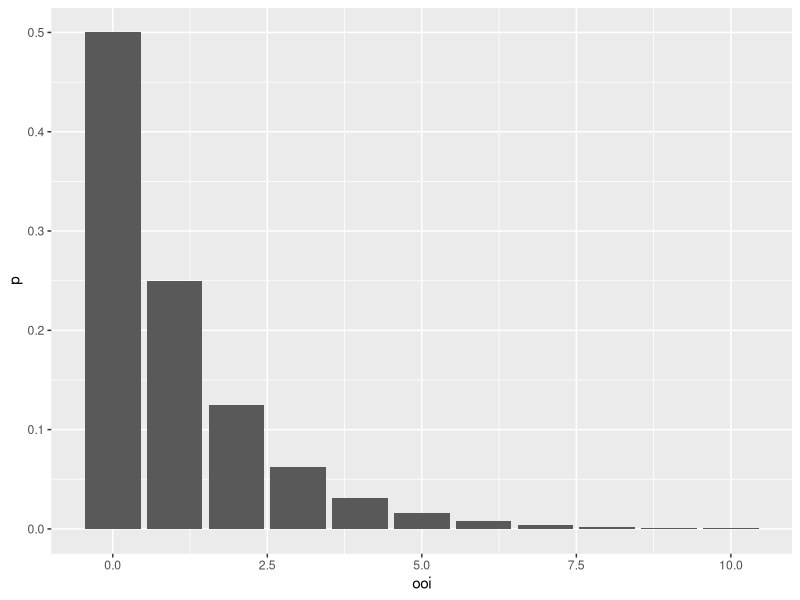
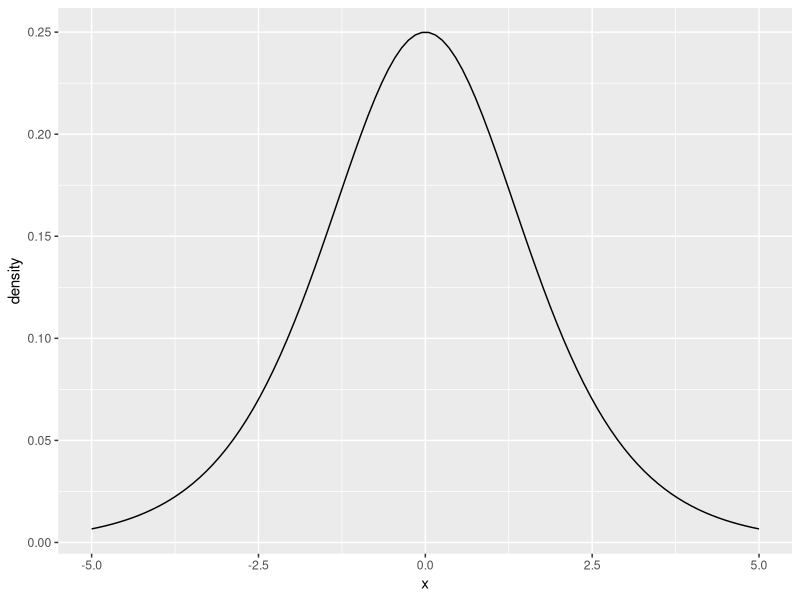
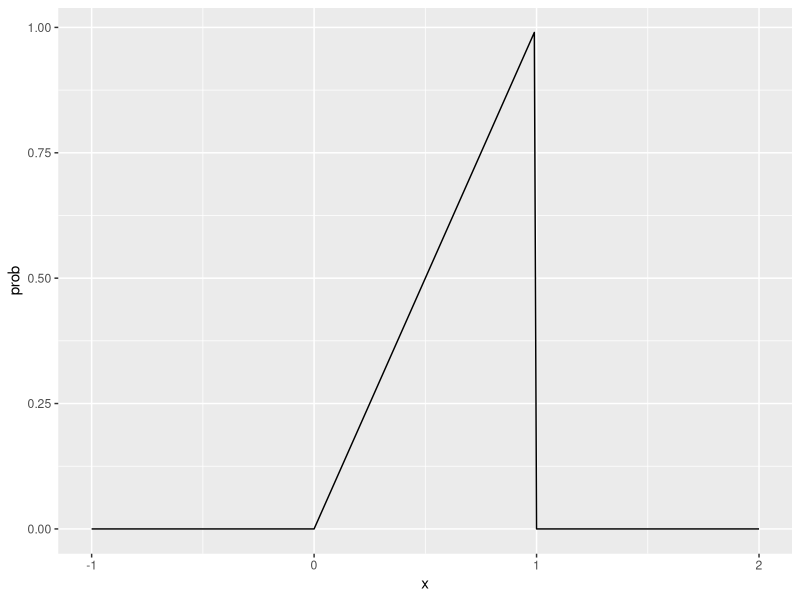

The R source for these figures, in order:
## ---- chunk 1
knitr::opts_chunk$set(echo = FALSE)

library(tidyverse)
## ---- chunk 2
# the chance of it taking 5 tosses to obtain a head
# (alternatively, the chance of getting 4 tails 
# before the first head)
dgeom(4, prob = 0.5)
## ---- chunk 3
ooi <- 0:10                  # outcomes of interest
p <- dgeom(ooi, prob = 0.5)  # probability of ooi

round(p, 3)
## ---- chunk 4
qplot(x = ooi, y = p, geom = "col")
## ---- chunk 5
# binomial(10, 0.5); number of H if you toss a fair coin 10x
dbinom(7, size = 10, prob = 0.5)  # Pr(7)
dbinom(8, size = 10, prob = 0.5)  # Pr(8)
dbinom(9, size = 10, prob = 0.5)  # Pr(8)
## ---- chunk 6
# for size = 1, we have a Bernoulli
dbinom(1, size = 1, prob = 0.7)   # Pr(1)
## ---- chunk 7
# 5 values from geometric(0.3)
rgeom(5, prob = 0.3)

# 3 values from binomial(100, 0.5)
rbinom(5, size = 100, prob = 0.3)

# 10 values from Bernoulli(0.5)
rbinom(10, size = 1, prob = 0.5)
## ---- chunk 8
from <- -5
to <- 5

data <- data.frame(x = seq(from, to, length.out = 100)) %>%
  mutate(density = dlogis(x))

ggplot(data, aes(x = x, y = density)) + 
  geom_line()
## ---- chunk 9
rlogis(10)  # sample 10 times from std. logistic distribution
## ---- chunk 10
x <- seq(-1, 2, by = 0.01)
f <- function(x) ifelse(x < 1 & x > 0, x, 0)
prob <- f(x)
d <- tibble(x, prob)
ggplot(d, aes(x = x, y = prob)) + 
  geom_line()
